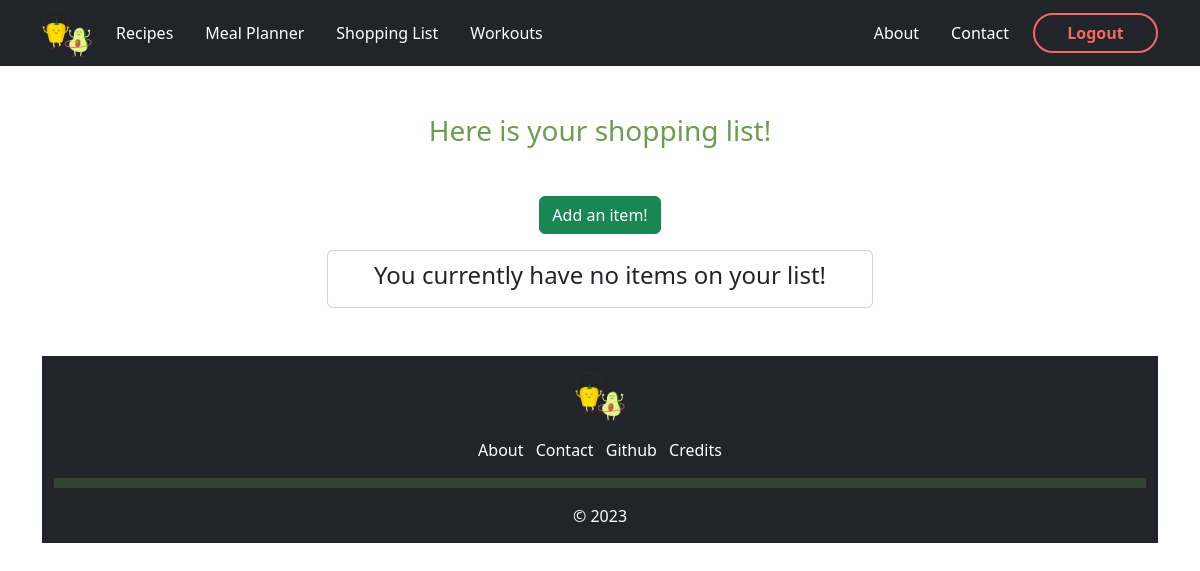
Before: /shopping (signed in) with the older database file.
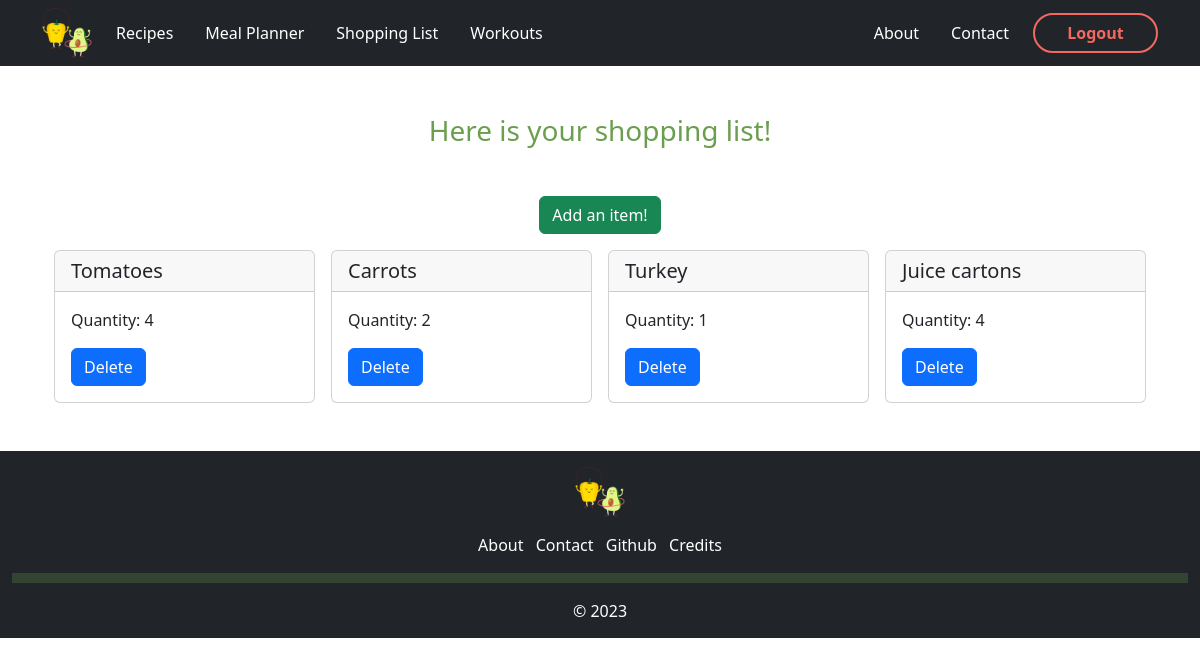
After: the same page with the newer database file.
### app/models.py (models this page shows, shortened)
class ShoppingList(db.Model):
    item_id = db.Column(db.Integer, nullable = False, primary_key = True)
    user_id = db.Column(db.Integer, db.ForeignKey('user.id'), nullable=False)
    name = db.Column(db.String(255), nullable = False)
    quantity = db.Column(db.Integer, nullable = False)
    date_added = db.Column(db.DateTime, nullable = False, default = datetime.utcnow)

### app/routes.py (the view)
@app.route('/shopping')
@login_required
def shopping():
    title = "Shopping"
    css_file = "shopping.css"
    shop = ShoppingList.query.filter_by(user_id=current_user.id).all()
    return render_template("shopping.html", title = title, css_file = css_file, shoplist = shop)

### app/models.py (called while the page is built)
@login_manager.user_loader
def load_user(user_id):
    return User.query.get(user_id)

### app/templates/shopping.html
{% extends "base.html" %}
{% block content %}
<div class="container-sm">
    <div class="text-center my-5 green-font">
        <h3>Here is your shopping list!</h3>
    </div>
    <div>
        {% if shoplist|length < 1 %}
        <div class="d-flex pb-3 justify-content-center">
            <a class="btn btn-success" href="{{url_for('addItem')}}">Add an item!</a>
        </div>
        <div class="container pb-5">
            <div class = "card w-50" style = "margin: auto; padding: 10px;">
                <h4 style="text-align: center">You currently have no items on your list!</h4>
            </div>
        {% else %}
            <div class="d-flex pb-3 justify-content-center">
                <a class="btn btn-success" href="{{url_for('addItem')}}">Add an item!</a>
            </div>
            <div class="container pb-5">
            <div class="row g-3">
                {% for item in shoplist %}
                <div class="col col-md-3 col-sm-12">
                    <div class="card d-flex flex-column h-100" >
                        <h5 class="card-header">{{ item.name }}</h5>
                        <div class="card-body">
                            <p class="card-text">Quantity: {{ item.quantity }}</p>
                            <a href="{{ url_for('deleteItem', itemnumber=item.item_id) }}" class="btn btn-primary">Delete</a>
                        </div>
                    </div>
                </div>
                {% endfor %}
            </div>
            </div>
        {% endif %}
    </div>
</div>
{% endblock %}

### app/templates/base.html (shortened to what this page needs)
<!DOCTYPE html>
<html lang="en">
<head>
    <link href="https://cdn.jsdelivr.net/npm/bootstrap@5.3.0-alpha1/dist/css/bootstrap.min.css" rel="stylesheet"
>
    {% if css_file %}
    <link rel="stylesheet" href="{{ url_for('static', filename='../static/css/' ~ css_file) }}">
    {% endif %}
</head>
<body>
    <nav class="navbar navbar-expand-lg sticky-top navbar-dark bg-dark">
        <div class="container-xl">
            <a href="{{ url_for('home') }}">
                <img src="{{ url_for('static', filename='/images/logo.png') }}" class="logo" alt="AvoCardio logo">
            </a>
            <div class="collapse navbar-collapse" id="navlist">
                <div class="navbar-nav ms-3">
                    <a class="nav-link me-3 links" href="{{ url_for('recipes') }}"></i>Recipes</a>
                    <a class="nav-link me-3 links" href="{{ url_for('meal') }}"></i>Meal Planner</a>
                    <a class="nav-link me-3 links" href="{{ url_for('shopping') }}"></i>Shopping List</a>
                    <a class="nav-link me-3 links" href="{{ url_for('workout') }}"></i>Workouts</a>
                </div>
                {% if current_user.is_authenticated %}
                <div class="navbar-nav ms-auto">
                    <a class="nav-link ms-3 links" href="{{ url_for('about') }}"></i>About</a>
                    <a class="nav-link ms-3 links" href="{{ url_for('contact') }}"></i>Contact</a>
                </div>
                <a class="logout-btn ms-3" href="{{ url_for('logout') }}">Logout</a>
                {% endif %}
            </div>
        </div>
    </nav>
    {% block content %}
    {% endblock %}
    <div class="container-fluid bg-dark" id="footer-section">
        <div class="text-center py-3">
            <a href="{{ url_for('home') }}">
                <img src="{{ url_for('static', filename='/images/logo.png') }}" class="logo" alt="AvoCardio logo">
            </a>
        </div>
        <div class="text-center">
            <a class="links me-2" href="{{ url_for('about') }}"></i>About</a>
            <a class="links me-2" href="{{ url_for('contact') }}"></i>Contact</a>
            <a class="links" href="https://github.com/Brian1226/AvoCardio"></i>Github</a>
            <a class="links ms-2" href="#"></i>Credits</a>
        </div>
        <hr>
        <p>&copy; 2023</p>
    </div>
</body>
</html>

### app/static/css/shopping.css (style rules this page uses)
.logo { width: 50px; height: 50px; }
.logout-btn { display: flex; flex-direction: row; justify-content: center; align-items: center; text-decoration: none; color: rgb(245, 104, 96); font-weight: bold; width: 125px; height: 40px; border: 2px solid rgb(245, 104, 96); border-radius: 30px; }
.green-font { color: #6C9E4F }
.links { color: #FFFFFF; text-decoration: none; cursor: pointer; }
#footer-section hr { border: 5px solid #6C9E4F; }
#footer-section p { color: #FFFFFF; text-align: center; margin-bottom: 0; padding-bottom: 15px; min-width: 100%; }

Changed rows visible on the page:
added ShoppingList: name "Tomatoes", quantity "4"
added ShoppingList: name "Carrots", quantity "2"
added ShoppingList: name "Turkey", quantity "1"
added ShoppingList: name "Juice cartons", quantity "4"
Other visible differences:
text no longer shown: "You currently have no items on your list!"
